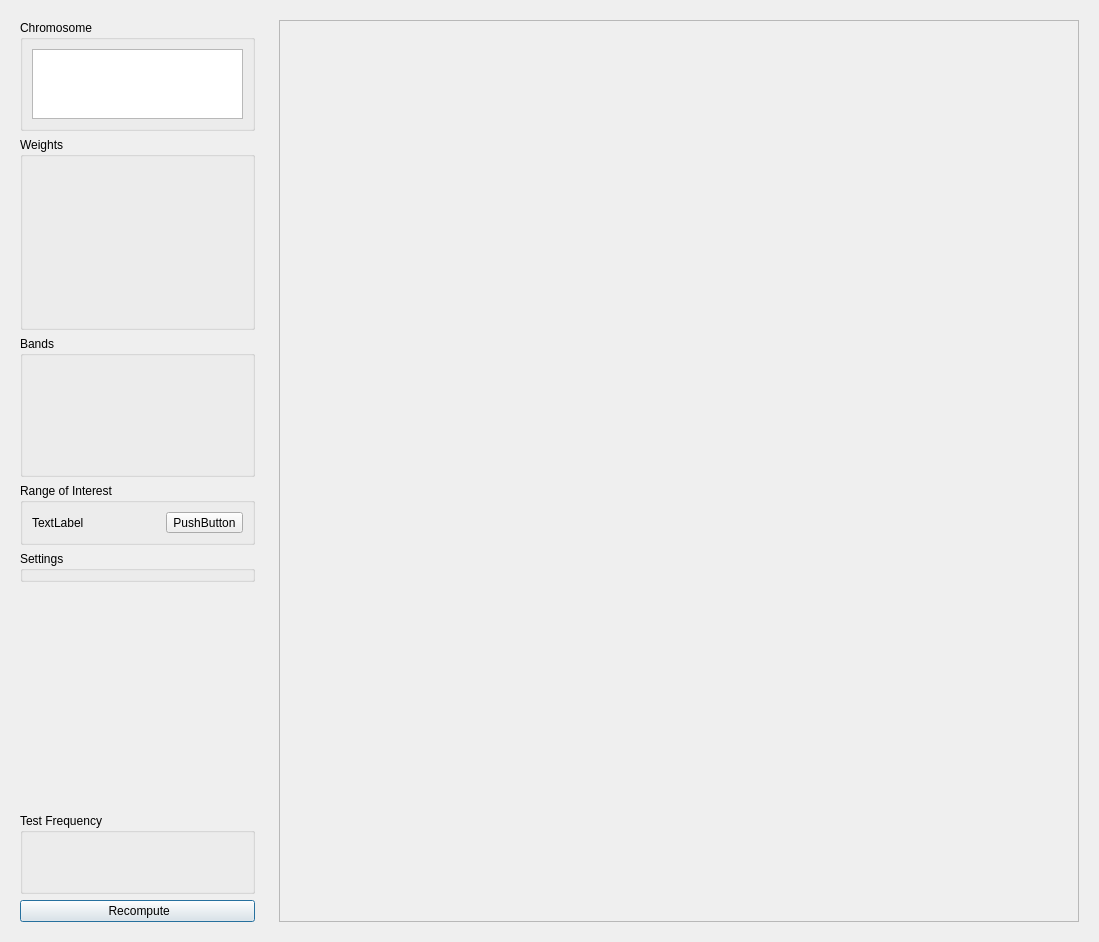
<?xml version="1.0" encoding="UTF-8"?>
<ui version="4.0">
 <class>SolutionDialog</class>
 <widget class="QDialog" name="SolutionDialog">
  <property name="geometry">
   <rect>
    <x>0</x>
    <y>0</y>
    <width>1099</width>
    <height>942</height>
   </rect>
  </property>
  <property name="windowTitle">
   <string>Dialog</string>
  </property>
  <layout class="QHBoxLayout" name="horizontalLayout">
   <item>
    <widget class="QWidget" name="widget_2" native="true">
     <layout class="QVBoxLayout" name="verticalLayout_4">
      <item>
       <widget class="QGroupBox" name="groupBox">
        <property name="title">
         <string>Chromosome</string>
        </property>
        <layout class="QVBoxLayout" name="verticalLayout_2">
         <item alignment="Qt::AlignTop">
          <widget class="QPlainTextEdit" name="chromosomeText">
           <property name="maximumSize">
            <size>
             <width>16777215</width>
             <height>70</height>
            </size>
           </property>
          </widget>
         </item>
        </layout>
       </widget>
      </item>
      <item>
       <widget class="QGroupBox" name="groupBox_5">
        <property name="title">
         <string>Weights</string>
        </property>
        <layout class="QVBoxLayout" name="verticalLayout_7">
         <property name="spacing">
          <number>0</number>
         </property>
         <property name="leftMargin">
          <number>0</number>
         </property>
         <property name="topMargin">
          <number>0</number>
         </property>
         <property name="rightMargin">
          <number>0</number>
         </property>
         <property name="bottomMargin">
          <number>0</number>
         </property>
         <item>
          <widget class="WeightsFrame" name="weightsFrame">
           <property name="minimumSize">
            <size>
             <width>0</width>
             <height>170</height>
            </size>
           </property>
           <property name="frameShape">
            <enum>QFrame::NoFrame</enum>
           </property>
          </widget>
         </item>
        </layout>
       </widget>
      </item>
      <item>
       <widget class="QGroupBox" name="groupBox_4">
        <property name="title">
         <string>Bands</string>
        </property>
        <layout class="QVBoxLayout" name="verticalLayout_5">
         <item>
          <widget class="BandSelect" name="widget_4" native="true">
           <property name="minimumSize">
            <size>
             <width>0</width>
             <height>100</height>
            </size>
           </property>
          </widget>
         </item>
        </layout>
       </widget>
      </item>
      <item>
       <widget class="QGroupBox" name="groupBox_3">
        <property name="title">
         <string>Range of Interest</string>
        </property>
        <layout class="QHBoxLayout" name="horizontalLayout_2">
         <item>
          <widget class="QLabel" name="label">
           <property name="text">
            <string>TextLabel</string>
           </property>
          </widget>
         </item>
         <item>
          <widget class="QToolButton" name="toolButton_2">
           <property name="text">
            <string notr="true">PushButton</string>
           </property>
           <property name="icon">
            <iconset resource="icons.qrc">
             <normaloff>:/icons/icons/Pinion.ico</normaloff>:/icons/icons/Pinion.ico</iconset>
           </property>
           <property name="shortcut">
            <string notr="true"/>
           </property>
          </widget>
         </item>
        </layout>
       </widget>
      </item>
      <item>
       <widget class="QGroupBox" name="groupBox_2">
        <property name="title">
         <string>Settings</string>
        </property>
       </widget>
      </item>
      <item>
       <spacer name="verticalSpacer">
        <property name="orientation">
         <enum>Qt::Vertical</enum>
        </property>
        <property name="sizeHint" stdset="0">
         <size>
          <width>20</width>
          <height>40</height>
         </size>
        </property>
       </spacer>
      </item>
      <item>
       <widget class="QGroupBox" name="groupBox_6">
        <property name="title">
         <string>Test Frequency</string>
        </property>
        <layout class="QVBoxLayout" name="verticalLayout_6">
         <item>
          <widget class="FrequencyEntry" name="startFrequencyInput" native="true">
           <property name="minimumSize">
            <size>
             <width>150</width>
             <height>40</height>
            </size>
           </property>
           <property name="styleSheet">
            <string notr="true"/>
           </property>
          </widget>
         </item>
        </layout>
       </widget>
      </item>
      <item>
       <widget class="QPushButton" name="pushButton">
        <property name="text">
         <string> Recompute</string>
        </property>
        <property name="icon">
         <iconset resource="icons.qrc">
          <normaloff>:/icons/icons/Sync.ico</normaloff>:/icons/icons/Sync.ico</iconset>
        </property>
        <property name="default">
         <bool>true</bool>
        </property>
       </widget>
      </item>
     </layout>
    </widget>
   </item>
   <item>
    <widget class="QWidget" name="widget" native="true">
     <layout class="QVBoxLayout" name="verticalLayout_3">
      <item>
       <widget class="QFrame" name="frame">
        <property name="minimumSize">
         <size>
          <width>800</width>
          <height>800</height>
         </size>
        </property>
        <property name="frameShape">
         <enum>QFrame::StyledPanel</enum>
        </property>
        <property name="frameShadow">
         <enum>QFrame::Raised</enum>
        </property>
        <layout class="QVBoxLayout" name="verticalLayout">
         <item>
          <widget class="SolutionCanvas" name="solutionCanvas" native="true"/>
         </item>
        </layout>
       </widget>
      </item>
     </layout>
    </widget>
   </item>
  </layout>
 </widget>
 <customwidgets>
  <customwidget>
   <class>BandSelect</class>
   <extends>QWidget</extends>
   <header location="global">..bandselect</header>
   <container>1</container>
  </customwidget>
  <customwidget>
   <class>WeightsFrame</class>
   <extends>QFrame</extends>
   <header>..weightsframe</header>
   <container>1</container>
  </customwidget>
  <customwidget>
   <class>SolutionCanvas</class>
   <extends>QWidget</extends>
   <header>..solutioncanvas</header>
   <container>1</container>
  </customwidget>
  <customwidget>
   <class>FrequencyEntry</class>
   <extends>QWidget</extends>
   <header>..frequencyentry</header>
   <container>1</container>
  </customwidget>
 </customwidgets>
 <resources>
  <include location="icons.qrc"/>
 </resources>
 <connections/>
</ui>
